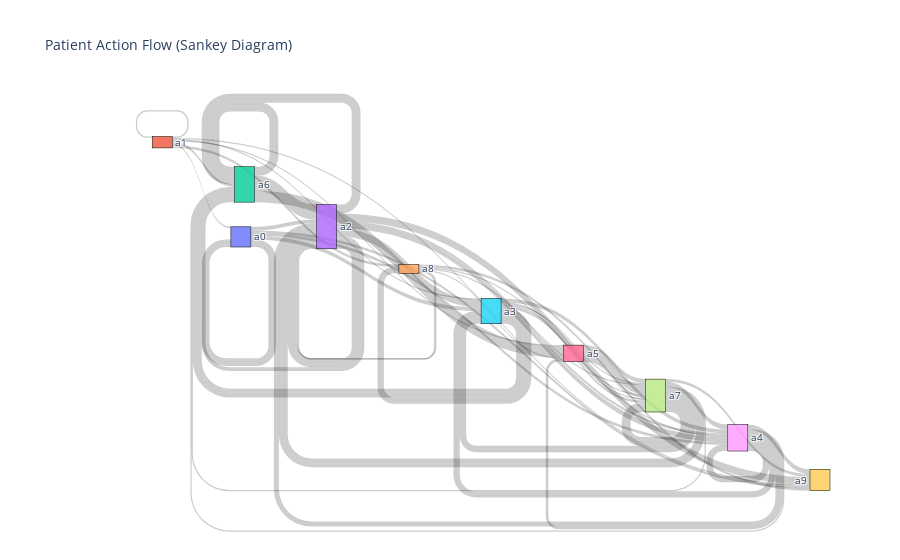

Source (notebook cell):
### Code cell
# Display activity_log as a DataFrame (tabular form)
activity_df = pd.DataFrame(activity_log)
# filter to one example patient for clarity
example_patient_df = activity_df[activity_df['patient_id'] == 3]
example_patient_pathway_df = example_patient_df[example_patient_df['pathway_code'] == 'P3']
#example_patient_df = activity_df

display(example_patient_pathway_df.head(20))  

timesteps = sorted(example_patient_df['simulation_time'].unique())
all_pathways = sorted(example_patient_df['pathway_code'].unique())

# Build a DataFrame: index=timesteps, columns=pathways, value=1 if patient is on that pathway at that time
presence_matrix = pd.DataFrame(0, index=timesteps, columns=all_pathways)
for t in timesteps:
    active_pathways = example_patient_df[example_patient_df['simulation_time'] == t]['pathway_code'].unique()
    for pw in active_pathways:
        presence_matrix.loc[t, pw] = 1

plt.figure(figsize=(12, 4))
ax = sns.heatmap(presence_matrix.T, cmap="Greens", cbar=False, linewidths=0.5, linecolor='gray')

# Overlay red squares where the next action is 'a9' for patient 3
for idx, row in example_patient_df.iterrows():
    if row['next_action'] == 'a9':
        # simulation_time is x, pathway_code is y
        x = row['simulation_time'] - 1  # adjust for zero-based index in heatmap
        y = all_pathways.index(row['pathway_code'])
        ax.add_patch(plt.Rectangle((x, y), 1, 1, fill=True, color='red', alpha=0.5, lw=0))

plt.title(f"Pathway Presence Over Time for Patient 3 (Red = next action 'a9')")
plt.xlabel("Simulation Time")
plt.ylabel("Pathway")
plt.yticks(ticks=np.arange(len(all_pathways)) + 0.5, labels=all_pathways, rotation=0)
plt.show()

# Prepare data for Sankey diagram
filtered_df = example_patient_pathway_df.dropna(subset=['action_name','next_action'])
sources = filtered_df['action_name']
targets = filtered_df['next_action']
labels = list(pd.unique(pd.concat([sources, targets])))

# Cut the 'a9' output action from the Sankey diagram
mask = sources != 'a9'
filtered_sources = sources[mask]
filtered_targets = targets[mask]

values = [1] * len(filtered_df)  # Each transition counts as 1

left_nodes = ['a0', 'a1']
right_nodes = ['a9']
middle_nodes = [l for l in labels if l not in left_nodes + right_nodes]
ordered_labels = left_nodes + middle_nodes + right_nodes

# Remap indices for sources and targets
label_indices_ordered = {label: idx for idx, label in enumerate(ordered_labels)}
source_indices_ordered = filtered_sources.map(label_indices_ordered)
target_indices_ordered = filtered_targets.map(label_indices_ordered)

# Set x positions: 0 for left, 1 for right, 0.5 for middle
x_positions = [i / (len(ordered_labels) - 1) for i in range(len(ordered_labels))]
for label in ordered_labels:
    if label in left_nodes:
        x_positions.append(0.0)
    elif label in right_nodes:
        x_positions.append(1.0)
    else:
        x_positions.append(0.5)

# Optional: set y positions to spread nodes vertically
y_positions = [i / (len(ordered_labels) - 1) for i in range(len(ordered_labels))]

fig = go.Figure(data=[go.Sankey(
    node=dict(
        pad=15,
        thickness=20,
        line=dict(color="black", width=0.5),
        label=ordered_labels,
        x=x_positions,
        y=y_positions,
    ),
    link=dict(
        source=source_indices_ordered,
        target=target_indices_ordered,
        value=values,
    ))])

fig.update_layout(title_text="Patient Action Flow (Sankey Diagram)", font_size=10)
fig.show()

### Figure 1 — Plotly figure (JSON) as saved in the notebook; plotly's stock layout.template omitted (floating-point values rounded to 4 significant figures; data arrays with more than 128 entries replaced by an {"elided": "..."} marker saying what was removed)
{"data": [{"link": {"source": {"elided": "175 int values"}, "target": {"elided": "175 int values"}, "value": {"elided": "175 int values"}}, "node": {"label": ["a0", "a1", "a6", "a2", "a8", "a3", "a5", "a7", "a4", "a9"], "line": {"color": "black", "width": 0.5}, "pad": 15, "thickness": 20, "x": [0, 0.1111, 0.2222, 0.3333, 0.4444, 0.5556, 0.6667, 0.7778, 0.8889, 1, 0, 0, 0.5, 0.5, 0.5, 0.5, 0.5, 0.5, 0.5, 1], "y": [0, 0.1111, 0.2222, 0.3333, 0.4444, 0.5556, 0.6667, 0.7778, 0.8889, 1]}, "type": "sankey"}], "layout": {"font": {"size": 10}, "title": {"text": "Patient Action Flow (Sankey Diagram)"}}}
